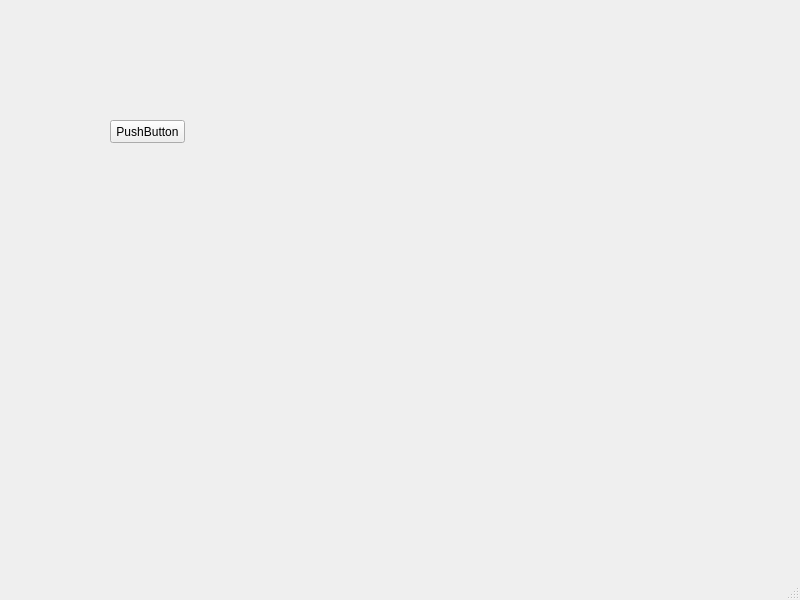
<?xml version="1.0" encoding="UTF-8"?>
<ui version="4.0">
 <class>MainWindow</class>
 <widget class="QMainWindow" name="MainWindow">
  <property name="geometry">
   <rect>
    <x>0</x>
    <y>0</y>
    <width>800</width>
    <height>600</height>
   </rect>
  </property>
  <property name="windowTitle">
   <string>MainWindow</string>
  </property>
  <widget class="QWidget" name="centralwidget">
   <widget class="QPushButton" name="pushButton">
    <property name="geometry">
     <rect>
      <x>110</x>
      <y>120</y>
      <width>75</width>
      <height>23</height>
     </rect>
    </property>
    <property name="text">
     <string>PushButton</string>
    </property>
   </widget>
   <widget class="QWidget" name="verticalLayoutWidget">
    <property name="geometry">
     <rect>
      <x>200</x>
      <y>40</y>
      <width>521</width>
      <height>311</height>
     </rect>
    </property>
    <layout class="QVBoxLayout" name="mplvl"/>
   </widget>
  </widget>
  <widget class="QMenuBar" name="menubar">
   <property name="geometry">
    <rect>
     <x>0</x>
     <y>0</y>
     <width>800</width>
     <height>21</height>
    </rect>
   </property>
  </widget>
  <widget class="QStatusBar" name="statusbar"/>
 </widget>
 <resources/>
 <connections/>
</ui>
